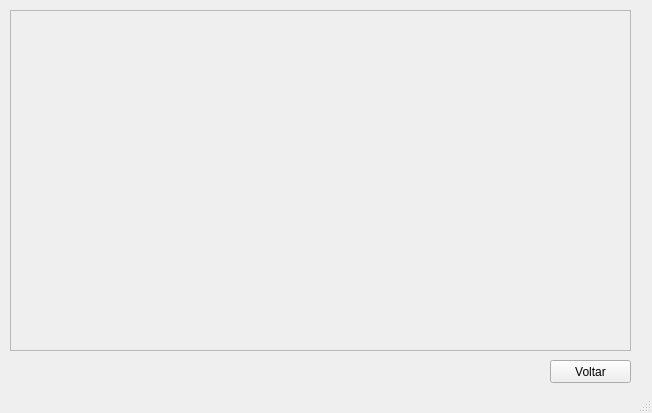
<?xml version="1.0" encoding="UTF-8"?>
<ui version="4.0">
 <class>MainWindow</class>
 <widget class="QMainWindow" name="MainWindow">
  <property name="geometry">
   <rect>
    <x>0</x>
    <y>0</y>
    <width>652</width>
    <height>413</height>
   </rect>
  </property>
  <property name="windowTitle">
   <string>Ajuda - Tela de Ensino</string>
  </property>
  <widget class="QWidget" name="centralwidget">
   <widget class="QScrollArea" name="telaEnsinoArea">
    <property name="geometry">
     <rect>
      <x>10</x>
      <y>10</y>
      <width>621</width>
      <height>341</height>
     </rect>
    </property>
    <property name="widgetResizable">
     <bool>true</bool>
    </property>
    <widget class="QWidget" name="scrollAreaWidgetContents">
     <property name="geometry">
      <rect>
       <x>0</x>
       <y>0</y>
       <width>619</width>
       <height>339</height>
      </rect>
     </property>
    </widget>
   </widget>
   <widget class="QPushButton" name="voltarBt">
    <property name="geometry">
     <rect>
      <x>550</x>
      <y>360</y>
      <width>81</width>
      <height>23</height>
     </rect>
    </property>
    <property name="text">
     <string>Voltar</string>
    </property>
   </widget>
  </widget>
  <widget class="QStatusBar" name="statusbar"/>
 </widget>
 <resources/>
 <connections/>
</ui>
